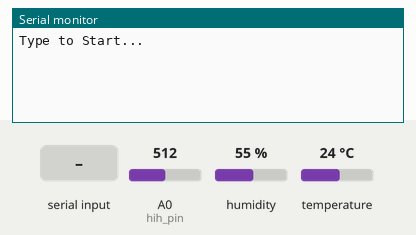
Simulated run of this sketch. Board: Arduino Uno, built with avr-gcc and run on an emulated ATmega328P. On the bench: the last lines printed to the serial monitor. The inputs (shaded band) are chosen by the test bench; at power-on: A0 (hih_pin) = 512, humidity 55 %, temperature 24 °C.

Above: at 0.8 s.
0.9 s: "1" received over Serial
At 1.11 s:
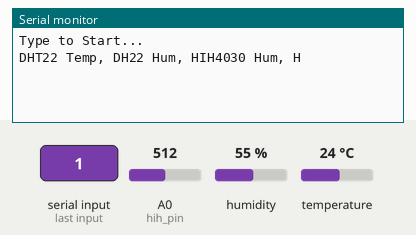
At 2.6 s:
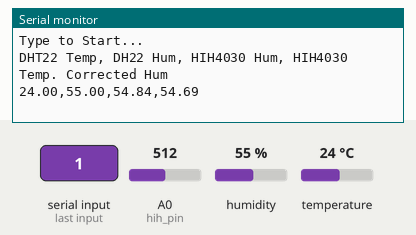

The sketch:

HIH4030.ino
```cpp
// HIH4030 Humidity sensor with DHT22 humidity/temperature sensor

#include "DHT.h"					// DHT22 sensor library
DHT dht(51, DHT22);					// DHT22 Pin is digital 51 The function initializes the sensor

const int hih_pin = A0;                                 // HIH4030 pin
int hih_raw = 0;                                        // Raw HIH4030 reading
float hih_hum = 0.0;                                    // Calculated humidity
float hih_tchum = 0.0;                                  // Temperature corrected humidity

float dht_hum = 0.0;                                    // DHT22 humidity
float dht_temp = 0.0;                                   // DHT22 temperature


void setup(){
  Serial.begin(1200);                                   // Serial begin communication
  Serial.println("Type to Start...");                   // Wait for serial commands
  while(!Serial.available());
  Serial.println("DHT22 Temp, DH22 Hum, HIH4030 Hum, HIH4030 Temp. Corrected Hum");
}


void loop(){
  hih_raw = analogRead(hih_pin);                        // Analog read HIH4030
  dht_hum = dht.readHumidity();                         // DHT get measurements
  dht_temp = dht.readTemperature();

  hih_hum = 0.15751*(float)hih_raw-25.8065;             // Calculate Humidity
  hih_tchum = hih_hum/(1.0546-0.00216*dht_temp);

  Serial.print(dht_temp);                               // Print output
  Serial.print(",");
  Serial.print(dht_hum);
  Serial.print(",");
  Serial.print(hih_hum);
  Serial.print(",");
  Serial.println(hih_tchum);

  delay(5000);                                          // Can't really poll any faster than 5000 ms
}
```

Measured:
- after the input at 0.9 s, the serial monitor: prints a new line at once (image 1)
